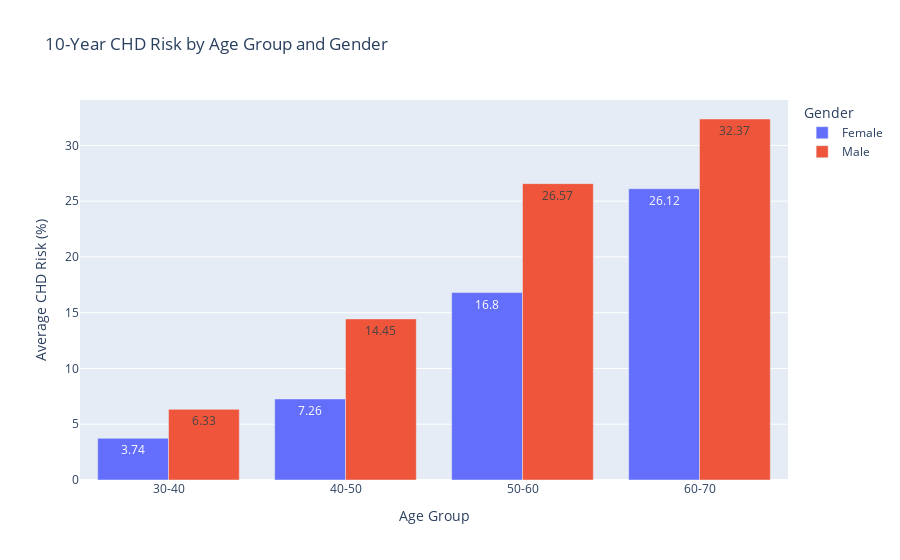

Source (notebook cell):
### Code cell
heart_data['Gender'] = heart_data['male'].map({1: 'Male', 0: 'Female'})

# Create age bins for better visualization
heart_data['Age_Group'] = pd.cut(heart_data['age'], bins=[30, 40, 50, 60, 70, 80],
                                 labels=['30-40', '40-50', '50-60', '60-70', '70-80'])

# Convert Age_Group to string for proper grouping
heart_data['Age_Group'] = heart_data['Age_Group'].astype(str)

# Aggregate data: CHD prevalence by Age Group and Gender, convert to percentage
age_gender_chd = heart_data.groupby(['Age_Group', 'Gender'])['TenYearCHD'].mean().reset_index()
age_gender_chd['TenYearCHD'] *= 100  

# Create an interactive bar chart with CHD risk in %
fig = px.bar(age_gender_chd, 
             x='Age_Group', 
             y='TenYearCHD', 
             color='Gender',
             barmode='group',
             title="10-Year CHD Risk by Age Group and Gender",
             labels={'TenYearCHD': 'Average CHD Risk (%)', 'Age_Group': 'Age Group'},
             text=age_gender_chd['TenYearCHD'].round(2))  # Display risk values in %

# Show the interactive chart
fig.show()

### Figure 1 — Plotly figure (JSON) as saved in the notebook; plotly's stock layout.template omitted (floating-point values rounded to 4 significant figures)
{"data": [{"alignmentgroup": "True", "hovertemplate": "Gender=Female<br>Age Group=%{x}<br>Average CHD Risk (%)=%{y}<br>text=%{text}<extra></extra>", "legendgroup": "Female", "marker": {"color": "#636efa", "pattern": {"shape": ""}}, "name": "Female", "offsetgroup": "Female", "orientation": "v", "showlegend": true, "text": [3.74, 7.26, 16.8, 26.12], "textposition": "auto", "type": "bar", "x": ["30-40", "40-50", "50-60", "60-70"], "xaxis": "x", "y": [3.736, 7.263, 16.8, 26.12], "yaxis": "y"}, {"alignmentgroup": "True", "hovertemplate": "Gender=Male<br>Age Group=%{x}<br>Average CHD Risk (%)=%{y}<br>text=%{text}<extra></extra>", "legendgroup": "Male", "marker": {"color": "#EF553B", "pattern": {"shape": ""}}, "name": "Male", "offsetgroup": "Male", "orientation": "v", "showlegend": true, "text": [6.33, 14.45, 26.57, 32.37], "textposition": "auto", "type": "bar", "x": ["30-40", "40-50", "50-60", "60-70"], "xaxis": "x", "y": [6.333, 14.45, 26.57, 32.37], "yaxis": "y"}], "layout": {"barmode": "group", "legend": {"title": {"text": "Gender"}, "tracegroupgap": 0}, "title": {"text": "10-Year CHD Risk by Age Group and Gender"}, "xaxis": {"anchor": "y", "domain": [0, 1], "title": {"text": "Age Group"}}, "yaxis": {"anchor": "x", "domain": [0, 1], "title": {"text": "Average CHD Risk (%)"}}}}
